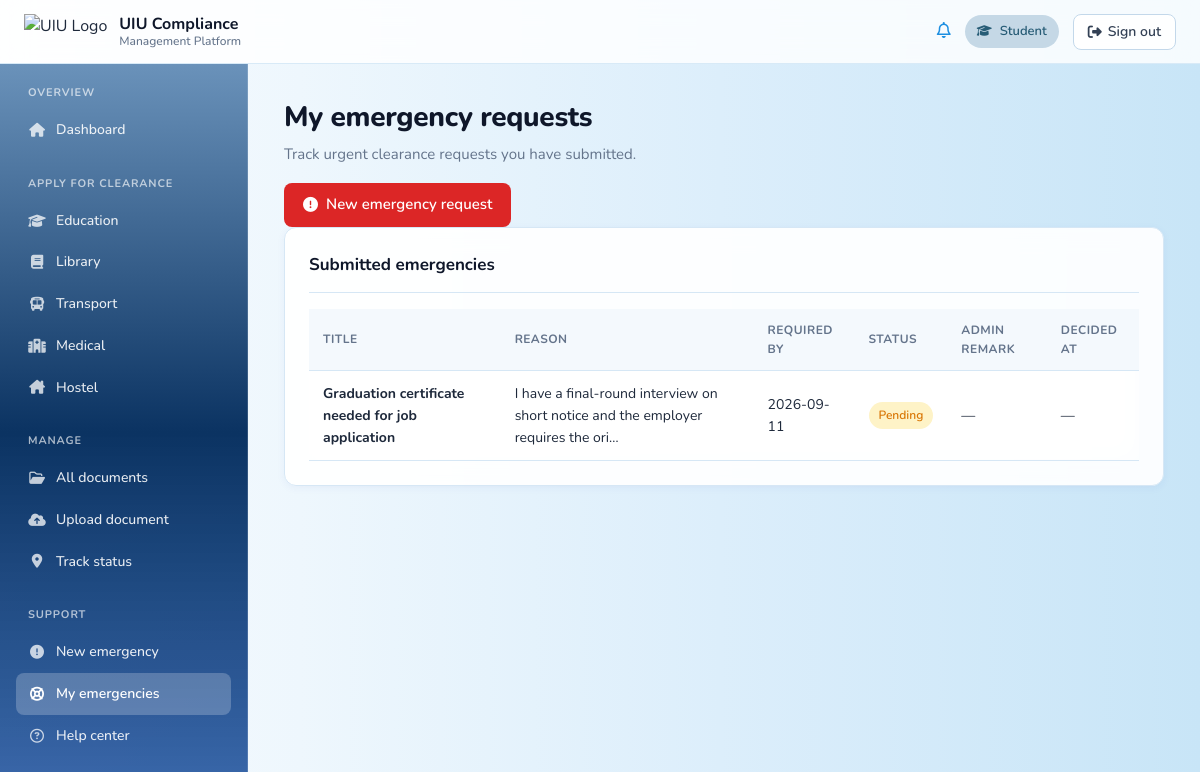
Page /student/emergency-page.php (signed in) on the committed database.
### tables this page shows
CREATE TABLE emergency_requests (
    id            INT UNSIGNED AUTO_INCREMENT PRIMARY KEY,
    student_id    INT UNSIGNED NOT NULL,
    title         VARCHAR(150) NOT NULL,
    reason        TEXT NOT NULL,
    required_by   DATE NOT NULL,
    document_id   INT UNSIGNED NULL,
    status        ENUM('pending','approved','rejected') NOT NULL DEFAULT 'pending',
    admin_remark  TEXT NULL,
    decided_by    INT UNSIGNED NULL,
    decided_at    DATETIME NULL,
    created_at    DATETIME NOT NULL DEFAULT CURRENT_TIMESTAMP,
    CONSTRAINT fk_em_student FOREIGN KEY (student_id) REFERENCES users(id) ON DELETE CASCADE,
    CONSTRAINT fk_em_doc FOREIGN KEY (document_id)  REFERENCES documents(id) ON DELETE SET NULL,
    CONSTRAINT fk_em_decider FOREIGN KEY (decided_by) REFERENCES users(id) ON DELETE SET NULL,
    KEY idx_em_student (student_id),
    KEY idx_em_status (status)
);

### backend/config/db.php (called while the page is built, shortened)
<?php
function db(): PDO
{
    static $pdo = null;
    if ($pdo instanceof PDO) {
        return $pdo;
    }
    $host    = '127.0.0.1';
    $port    = '3306';
    $name    = 'uiu_clearance';
    $user    = 'root';
    $pass    = '';
    $charset = 'utf8mb4';
    $dsn = "mysql:host={$host};port={$port};dbname={$name};charset={$charset}";
    $options = [
        PDO::ATTR_ERRMODE            => PDO::ERRMODE_EXCEPTION,
        PDO::ATTR_DEFAULT_FETCH_MODE => PDO::FETCH_ASSOC,
        PDO::ATTR_EMULATE_PREPARES   => false,
    ];
    try {
        $pdo = new PDO($dsn, $user, $pass, $options);
    } catch (PDOException $e) {
        http_response_code(500);
        echo "<h2>Database Error</h2>";
        echo "<pre>";
        echo $e->getMessage();
        echo "</pre>";
        exit;
    }
    return $pdo;
}

### student/emergency-page.php (the view, shortened to what this page needs)
<?php
require_once __DIR__ . '/../backend/includes/layout.php';
$me = current_user();
$rows = [];
try {
    $s = db()->prepare(
        'SELECT er.*, d.original_name AS doc_name
         FROM emergency_requests er
         LEFT JOIN documents d ON d.id = er.document_id
         WHERE er.student_id = ?
         ORDER BY er.created_at DESC'
    );
    $s->execute([(int)$me['id']]);
    $rows = $s->fetchAll();
} catch (Throwable $e) {  }
?>
<!DOCTYPE html>
<html lang="en">
<head>
    <link rel="stylesheet" href="../assets/css/theme.css">
    <link rel="stylesheet" href="../assets/css/emegency-page.css">
</head>
<body class="plain-bg">
<header class="topbar">
    <div class="brand">
        <img src="../assets/images/UIU%20LOGO.png" alt="UIU Logo">
        <div class="brand-text">UIU Compliance<span>Management Platform</span></div>
    </div>
    <div class="right">
        <a class="notif-btn" href="notifications.php"><i class="fa-regular fa-bell"></i></a>
        <span class="role-badge"><i class="fa-solid fa-graduation-cap"></i> Student</span>
        <a class="logout-btn" href="../backend/actions/logout.php"><i class="fa-solid fa-right-from-bracket"></i> Sign out</a>
    </div>
</header>
<div class="layout">
    <aside class="sidebar">
        <nav class="nav-section">
            <h3>Overview</h3>
            <a class="nav-item" href="dashboard.php"><i class="fa-solid fa-house"></i> Dashboard</a>
        </nav>
        <nav class="nav-section">
            <h3>Apply for clearance</h3>
            <a class="nav-item" href="clearance-education.php"><i class="fa-solid fa-graduation-cap"></i> Education</a>
            <a class="nav-item" href="clearance-library.php"><i class="fa-solid fa-book"></i> Library</a>
            <a class="nav-item" href="clearance-transport.php"><i class="fa-solid fa-bus"></i> Transport</a>
            <a class="nav-item" href="clearance-medical.php"><i class="fa-solid fa-hospital"></i> Medical</a>
            <a class="nav-item" href="clearance-hostel.php"><i class="fa-solid fa-house-chimney"></i> Hostel</a>
        </nav>
        <nav class="nav-section">
            <h3>Manage</h3>
            <a class="nav-item" href="all-documents.php"><i class="fa-regular fa-folder-open"></i> All documents</a>
            <a class="nav-item" href="upload-document.php"><i class="fa-solid fa-cloud-arrow-up"></i> Upload document</a>
            <a class="nav-item" href="track-status.php"><i class="fa-solid fa-location-dot"></i> Track status</a>
        </nav>
        <nav class="nav-section">
            <h3>Support</h3>
            <a class="nav-item" href="emergency-request.php"><i class="fa-solid fa-circle-exclamation"></i> New emergency</a>
            <a class="nav-item active" href="emergency-page.php"><i class="fa-solid fa-life-ring"></i> My emergencies</a>
            <a class="nav-item" href="help.php"><i class="fa-regular fa-circle-question"></i> Help center</a>
        </nav>
    </aside>
    <main class="main">
        <div class="page-head">
            <h1>My emergency requests</h1>
            <p>Track urgent clearance requests you have submitted.</p>
            <div class="actions">
                <a class="btn btn-danger" href="emergency-request.php"><i class="fa-solid fa-circle-exclamation"></i> New emergency request</a>
            </div>
        </div>
        <?php if (empty($rows)): ?>
            <section class="card empty-card">
                <div class="empty">
                    <i class="fa-solid fa-life-ring"></i>
                    <h3>No emergency requests</h3>
                    <p>You haven't submitted any emergency clearance requests yet.</p>
                </div>
            </section>
        <?php else: ?>
            <section class="card">
                <div class="card-head"><h2>Submitted emergencies</h2></div>
                <div class="table-wrap">
                    <table class="table">
                        <thead>
                            <tr>
                                <th>Title</th>
                                <th>Reason</th>
                                <th>Required by</th>
                                <th>Status</th>
                                <th>Admin remark</th>
                                <th>Decided at</th>
                            </tr>
                        </thead>
                        <tbody>
                            <?php foreach ($rows as $r): ?>
                                <tr>
                                    <td><strong><?= htmlspecialchars((string)$r['title']) ?></strong></td>
                                    <td class="muted"><?= htmlspecialchars(strlen((string)$r['reason']) > 80 ? substr((string)$r['reason'], 0, 80) . '…' : (string)$r['reason']) ?></td>
                                    <td><?= htmlspecialchars((string)$r['required_by']) ?></td>
                                    <td><?= uiu_status_badge((string)$r['status']) ?></td>
                                    <td><?= htmlspecialchars((string)($r['admin_remark'] ?? '—')) ?></td>
                                    <td><?= htmlspecialchars((string)($r['decided_at'] ?? '—')) ?></td>
                                </tr>
                            <?php endforeach; ?>
                        </tbody>
                    </table>
                </div>
            </section>
        <?php endif; ?>
    </main>
</div>
</body>
</html>

### backend/includes/layout.php (shortened to what this page needs)
<?php
function uiu_status_badge(string $status): string
{
    $map = [
        'pending'  => ['warn', 'Pending'],
        'approved' => ['ok',   'Approved'],
        'rejected' => ['bad',  'Rejected'],
        'hold'     => ['warn', 'On hold'],
        'blocked'  => ['bad',  'Blocked'],
    ];
    $s = $map[$status] ?? ['info', ucfirst($status)];
    return '<span class="badge ' . htmlspecialchars($s[0]) . '">' . htmlspecialchars($s[1]) . '</span>';
}

### student/emergency-page.php (style rules this page uses)
.muted { color:var(--text-muted); }

### rows in the picture
emergency_requests: title "Graduation certificate needed for job application", reason "I have a final-round interview on short notice and the employer requires the ori…", required_by "2026-09-11", status "Pending", admin_remark "—", decided_at "—"
